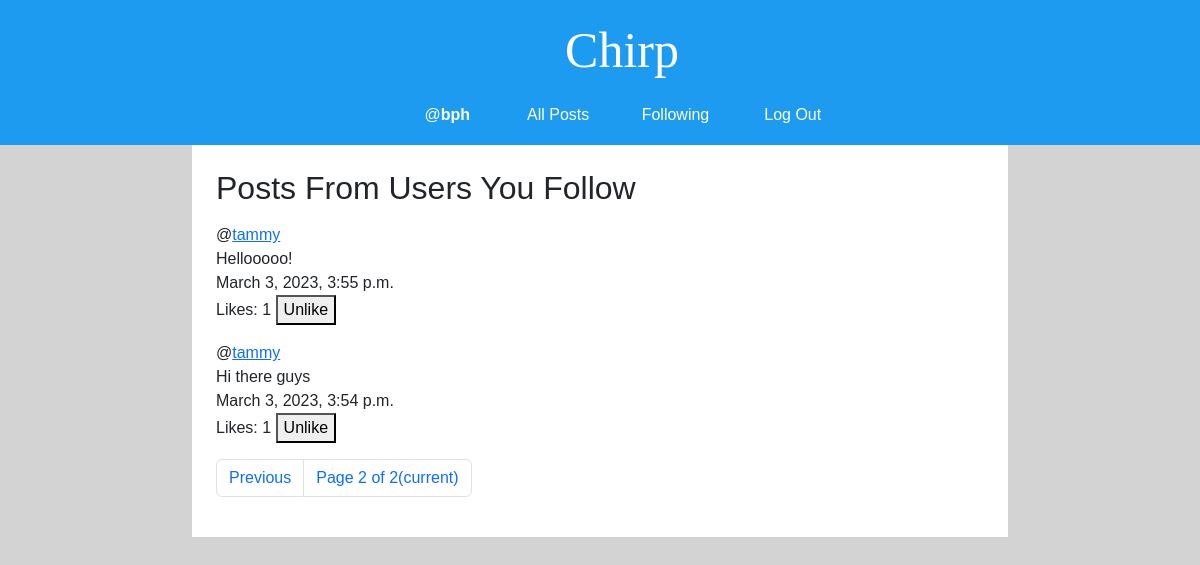
Page /following?page=2 (signed in) on the committed database.
### network/models.py (models this page shows, shortened)
class User(AbstractUser):
    pass

class Post(models.Model):
    author = models.ForeignKey('User', on_delete=models.CASCADE, related_name="+")
    content = models.TextField(max_length=280, verbose_name='')
    like_count = models.PositiveIntegerField(default=0)                            # REMOVE
    datetime = models.DateTimeField(auto_now_add=True)
    def likes(self):
        return self.like_objs.count()
    def users_liked(self):
        users = [like_obj.user for like_obj in self.like_objs.all()]
        return users

### network/views.py (the view)
# urls.py: path("following", views.following, name="following"),
def following(request):
    if not request.user.is_authenticated:
        return HttpResponse(error_message["login_to_view_following"])
    follow_objs_qset = request.user.following.all()
    followed_user_objs = [obj.followed for obj in follow_objs_qset]
    post_list = Post.objects.filter(author__in=followed_user_objs).order_by("-datetime")
    paginator = Paginator(post_list, 10)
    page_number = request.GET.get('page')
    page_obj = paginator.get_page(page_number)
    return render(request, "network/following.html", {
        "page_obj": page_obj,
    })

### network/templates/network/following.html (shortened to what this page needs)
{% extends "network/layout.html" %}
{% load static %}
{% block body %}
<h2>Posts From Users You Follow</h2>
{% include "network/post-pagination.html" with page_obj=page_obj %}
{% endblock %}

### network/templates/network/layout.html (shortened to what this page needs)
{% load static %}
<!DOCTYPE html>
<html lang="en">
    <head>
        <link href="https://cdn.jsdelivr.net/npm/bootstrap@5.2.3/dist/css/bootstrap.min.css" rel="stylesheet">
        <link href="{% static 'network/styles.css' %}" rel="stylesheet">
    </head>
    <body>
        <nav class="navbar navbar-expand-lg nav-justified">
            <a class="navbar-brand" href="#">Chirp</a>
            <div>
              <ul class="navbar-nav">
                {% if user.is_authenticated %}
                    <li class="nav-item">
                        <a class="nav-link" href="#">@<strong id="username">{{ user.username }}</strong></a>
                    </li>
                {% endif %}
                <li class="nav-item">
                  <a class="nav-link" href="{% url 'index' %}">All Posts</a>
                </li>
                {% if user.is_authenticated %}
                    <li class="nav-item">
                        <a class="nav-link" href="{% url 'following' %}">Following</a>
                    </li>
                    <li class="nav-item nav-access">
                        <a class="nav-link" href="{% url 'logout' %}">Log Out</a>
                    </li>
                {% endif %}
              </ul>
            </div>
        </nav>
        <div class="containter row">
            <div class="col-md-2"></div>
            <div class="body col-md-8 p-4">
                {% block body %}
                {% endblock %}
            </div>
            <div class="col-md-2"></div>
        </div>
    </body>
</html>

### network/templates/network/post-pagination.html (shortened to what this page needs)
<div class="post-group">
    {% for post in page_obj %}
        <p class="post">
            <div class="post-author" id="postAuthor_{{ post.id }}">@<a href="{% url 'profile' post.author.username %}">{{post.author}}</a></div>
            <div class="post-content-container" id="postContentContainer_{{ post.id }}">
                <div class="post-content" id="postContent_{{ post.id }}" style="display: block">{{post.content}}</div>
            </div>
            <div class="post-datetime" id="postDatetime_{{ post.id }}">{{post.datetime}}</div>
            <div>
                Likes: <span class="like-count" id="likeCount_{{ post.id }}">{{ post.likes }}</span>
                {% if user not in post.users_liked and user.is_authenticated %}
                    <button class="like-unlike-button" id="{{ post.id }}">Like</button>
                {% elif user in post.users_liked and user.is_authenticated %}
                    <button class="like-unlike-button" id="{{ post.id }}">Unlike</button>
                {% else %}
                    <button class="like-unlike-button" id="{{ post.id }}" disabled>Like</button>
                {% endif %}
            </div>
        </p>
    {% empty %}
        <span>So empty... need more posts...</span>
    {% endfor %}
    <nav >
        <ul class="pagination">
            {% if page_obj.has_previous %}
                <li class="page-item previous"><a class="page-link" href="?page={{ page_obj.previous_page_number }}">Previous</a></li>
            {% endif %}
            <li class="page-item current">
                <a class="page-link">Page {{ page_obj.number }} of {{ page_obj.paginator.num_pages }}<span class="sr-only">(current)</span></a>
            </li>
        </ul>
    </nav>
</div>

### network/static/network/styles.css (style rules this page uses)
body { background-color: lightgray; font-family: "Varela", sans-serif; }
.navbar-brand { font-family: "Brush Script MT", cursive; color: white; font-size: 50px; margin-left: 60px; }
.navbar { background-color: rgb(29, 155, 240); flex-direction: column; }
.nav-link { color: white; margin: 2px 20px; font-family: unset; }
.body { background-color: white; }

### rows in the picture
User: username "bph"
Post: author "tammy", content "Hellooooo!", datetime "March 3, 2023, 3:55 p.m.", likes "1"
Post: author "tammy", content "Hi there guys", datetime "March 3, 2023, 3:54 p.m.", likes "1"

### other values in the picture
{{ page_obj.number }} "2"
{{ page_obj.paginator.num_pages }} "2"
